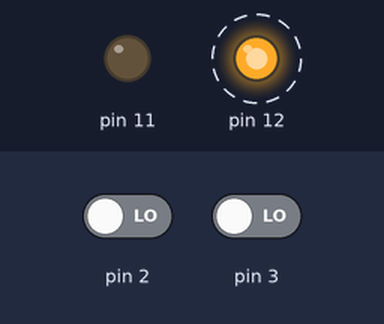
The sketch below on a simulated Arduino Uno, built with avr-gcc and run on an emulated ATmega328P. Parts: output pins drawn as LEDs (lit = HIGH). Dashed ring = blinking. Inputs (shaded band) come from the test bench; at power-on: pin 2 LOW, pin 3 LOW. What the sketch prints to the serial monitor is not drawn.

Above: at 1.25 s.
1.3 s: pin 2 driven HIGH
Timing chart, 0 to 10.3 s (numbered marks = the images above; inputs shaded):
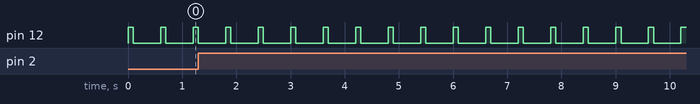

Measured:
- by itself, pin 12: alternates HIGH for 0.10 s and LOW for 0.50 s

The sketch:

LED_with_keyboard.ino
```cpp
/*
 *  Pressing the buttons will print either a '1' or '2' to the Serial Monitor
 *  Typing a '1' or '2' into the top line of Serial Monitor will determine which LED lights up
 *  Change 'Newline" to "No line ending" at bottom of Serial Monitor for input to be read correctly
 */

#include <avr/io.h>
#include <avr/interrupt.h>


// Masks for pins 12 and 11
#define PIN12MASK   0b00010000
#define PIN11MASK   0b00001000

static volatile char flashWhich=1;
static volatile char buttonVal=1;


void sendData(const char data)
{
  // Poll UDRE0 bit in UCSR0A until it is 1. When UDRE0 (bit 5) is 1, it is empty and hence ready to be written to
  while ((UCSR0A & 0b00100000) == 0);
  // Send data
  UDR0 = data;

}

char recvData()
{
  // If RXC0 bit is 0, return 0
  if ((UCSR0A & 0b10000000) == 0)
    return 0;
  // Otherwise return contents of UDR0 - '0'
  return UDR0 - '0';
}

void setupSerial()
{
  // Set up for 9600 8N1 for testing with Serial Monitor
  // Change to 9600 7E1 when communicating with another
  // Arduino
  UCSR0C = 0b00000110; // 9600 8N1
  UBRR0L = 103;
  UBRR0H = 0;
  UCSR0A = 0;
}

void startSerial()
{
  // Start the transmitter and receiver, but disable
  // all interrupts.
  UCSR0B = 0b00011000;
}

// Enable external interrupts 0 and 1
void setupEINT()
{
  // Configure INT0 and INT1 for rising edge triggered.
  // Remember to enable INT0 and INT1 interrupts.
  //DDRB |= 0b00011000;
  EICRA |= 0b00001111;
  EIMSK |= 0b00000011;
  sei();
}

// ISRs for external interrupts
ISR(INT0_vect)
{
  //Serial.println("1");
  buttonVal=1;
  sendData('0'+buttonVal);
}

ISR(INT1_vect)
{
  //Serial.println("2");
  buttonVal=2;
  sendData('0'+buttonVal);
}

// Red is on pin 12
void flashRed()
{
    PORTB |= PIN12MASK;
    delay(100);
    PORTB &= ~PIN12MASK;
    delay(500);
}

// Green is on pin 11
void flashGreen()
{
    PORTB |= PIN11MASK;
    delay(100);
    PORTB &= ~PIN11MASK;
    delay(500);
}

void setup() {

  cli();
  // put your setup code here, to run once:

  //Serial.begin(9600);
  DDRB |= (PIN11MASK | PIN12MASK);
  setupEINT();
  setupSerial();
  startSerial();
  sei();
}

void loop() {
  // put your main code here, to run repeatedly:
  char data = recvData();

  if(data != 0) {
    //sendData(data);
    flashWhich = data;
  }

  if(flashWhich == 1)
    flashRed();
  else
    flashGreen();
}
```
